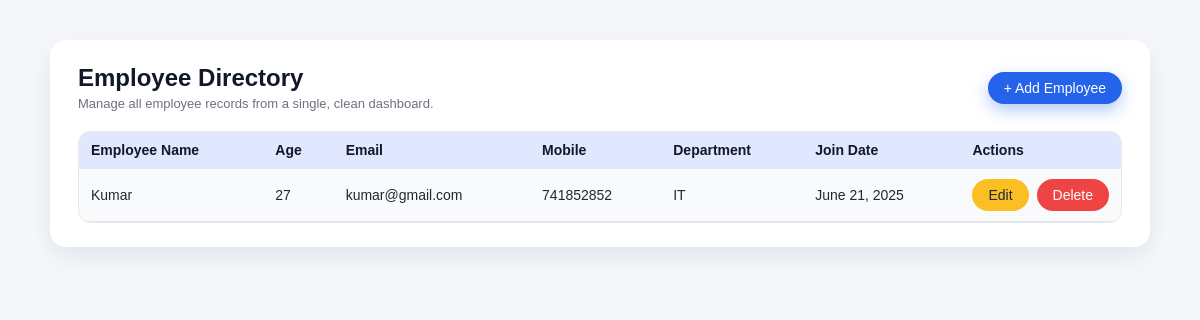
/, run on an earlier commit of the app's database.
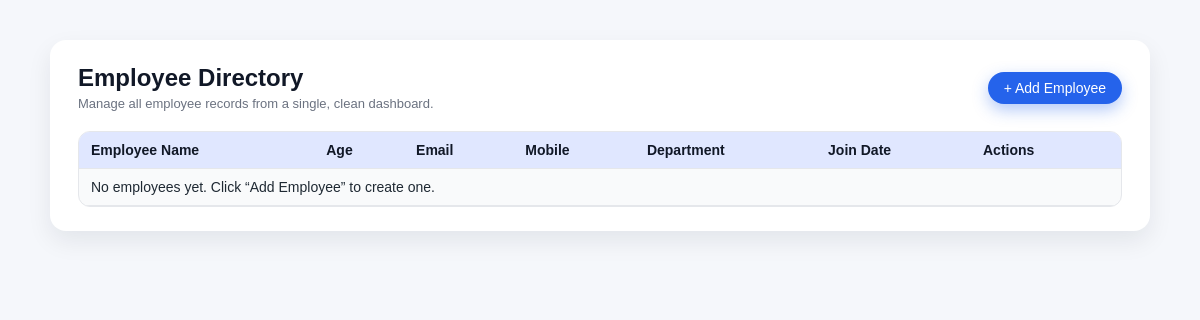
And on a later commit of the database.
### app1/models.py (models this page shows)
class Employees(models.Model):
    Employee_name = models.CharField(max_length=50)
    Employee_age = models.IntegerField()
    Employee_email = models.EmailField(unique=True)
    Employee_mobile = models.BigIntegerField()
    Employee_Department = models.CharField(max_length=50)
    Employee_Join_Date = models.DateField()

### app1/views.py (the view)
# urls.py: path("",details,name = 'home'),
def details(request):
    data = Employees.objects.all()
    context = {
        'data': data
    }
    return render(request, 'home.html', context)

### templates/home.html (shortened to what this page needs)
<!DOCTYPE html>
<html lang="en">
<head>
    {% load static %}
    <link rel="stylesheet" href="{% static 'css/style.css' %}">
</head>
<body>
<div class="page-shell">
    <div class="card">
        <div class="card-header">
            <div>
                <h1 class="card-title">Employee Directory</h1>
                <p class="card-subtitle">Manage all employee records from a single, clean dashboard.</p>
            </div>
            <a href="{% url 'register' %}" class="btn btn-primary">+ Add Employee</a>
        </div>
        <div class="table-wrapper">
            <table class="table-custom">
                <thead>
                <tr>
                    <th>Employee Name</th>
                    <th>Age</th>
                    <th>Email</th>
                    <th>Mobile</th>
                    <th>Department</th>
                    <th>Join Date</th>
                    <th style="width: 150px;">Actions</th>
                </tr>
                </thead>
                <tbody>
                {% for x in data %}
                    <tr>
                        <td>{{ x.Employee_name }}</td>
                        <td>{{ x.Employee_age }}</td>
                        <td>{{ x.Employee_email }}</td>
                        <td>{{ x.Employee_mobile }}</td>
                        <td>{{ x.Employee_Department }}</td>
                        <td>{{ x.Employee_Join_Date }}</td>
                        <td>
                            <div class="table-actions">
                                <a href="{% url 'edit' x.id %}" class="btn btn-warning">Edit</a>
                                <a href="{% url 'delete' x.id %}" class="btn btn-danger">Delete</a>
                            </div>
                        </td>
                    </tr>
                {% empty %}
                    <tr>
                        <td colspan="7">No employees yet. Click “Add Employee” to create one.</td>
                    </tr>
                {% endfor %}
                </tbody>
            </table>
        </div>
    </div>
</div>
</body>
</html>

What changed in the data, as far as the page shows it:
removed Employees: Employee_name "Kumar", Employee_age "27", Employee_email "kumar@gmail.com", Employee_mobile "741852852", Employee_Department "IT", Employee_Join_Date "June 21, 2025"
Also different on the page:
text now shown: "No employees yet. Click “Add Employee” to create one."
